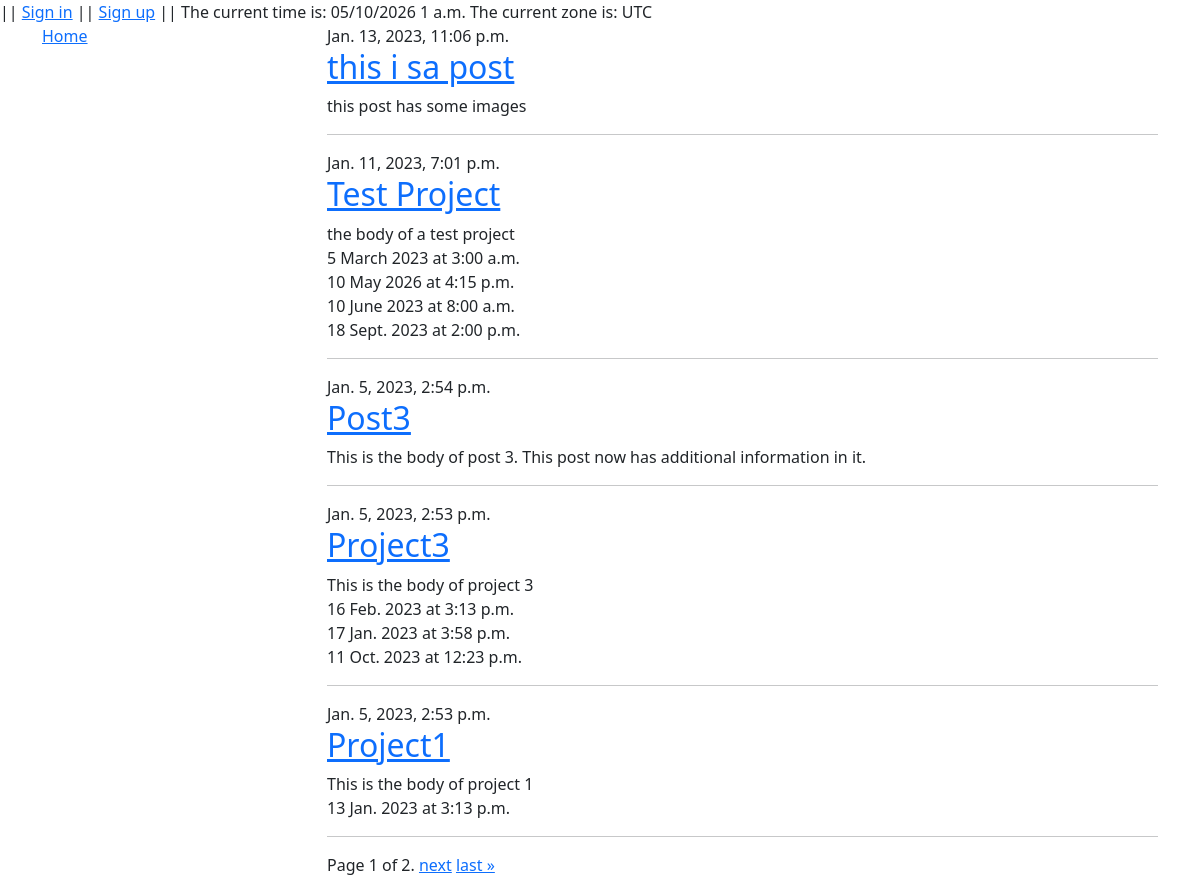
/Forum/postsby/1, run on an earlier commit of the app's database.
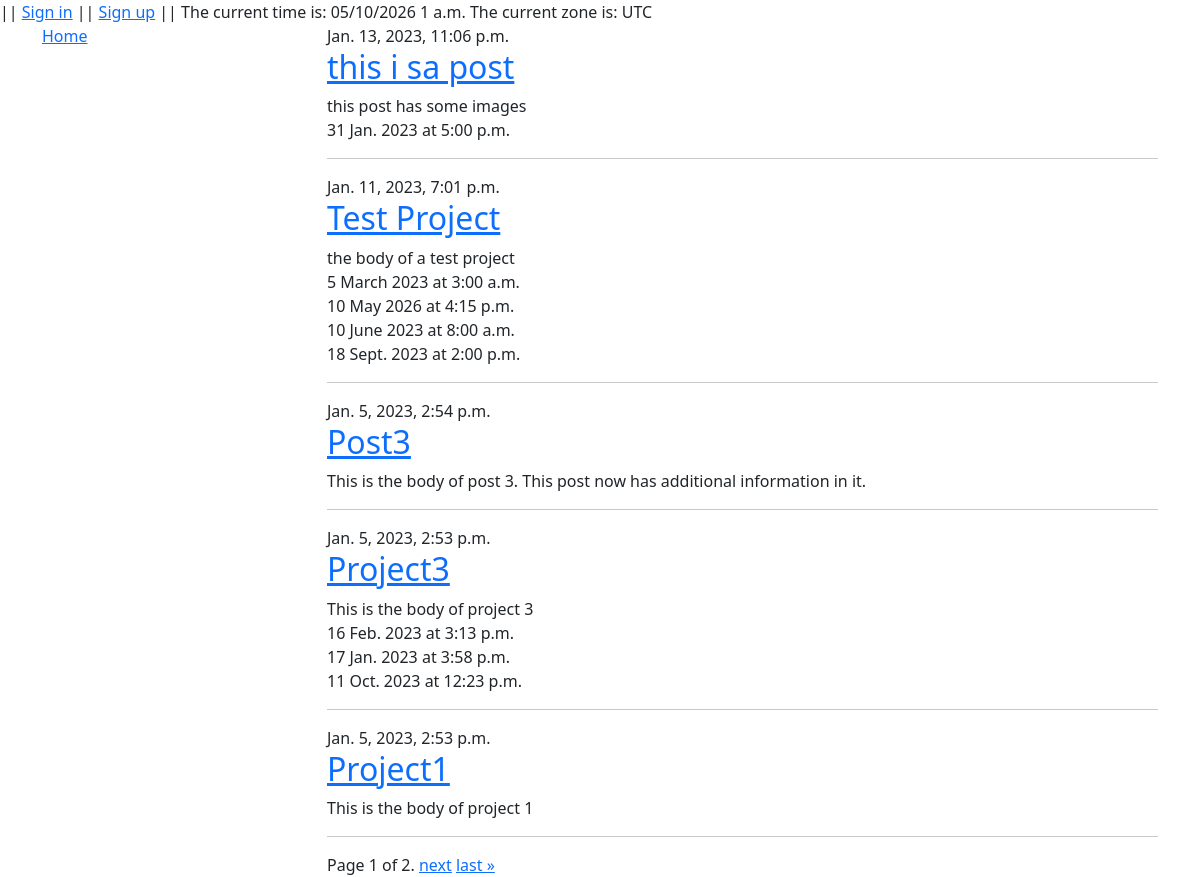
And on a later commit of the database.
### Forum/models.py (models this page shows, shortened)
class Post(models.Model):
    title = models.CharField(max_length=150)
    body = models.TextField(null=False, blank=False)
    timestamp = models.DateTimeField(auto_now_add=True, blank=True, null=True)
    is_project = models.BooleanField(default=False, null=False, blank=False, verbose_name="Make this a project")
    author = models.ForeignKey(Profile, on_delete=models.SET_NULL, null=True, related_name='written_posts')
    organization = models.ForeignKey(Organization, on_delete=models.CASCADE, null=True, related_name='our_posts')

class Event(models.Model):
    date = models.DateField(default=timezone.now, null=True, blank=True, validators=[MinValueValidator(timezone.now().date(), "valid values are not in the past")])
    time = models.TimeField(default=timezone.now, null=True, blank=True)
    open = models.BooleanField(default=True, null=False, blank=False)
    post = models.ForeignKey(Post, on_delete=models.CASCADE, related_name='project_times')
    @property
    def datetime(self):
        this_datetime = datetime.combine(self.date, self.time, timezone.utc)
        local_time = this_datetime.astimezone(timezone.get_current_timezone())
        date_str = format_date(local_time.date(), "j N Y")
        time_str = format_time(local_time.time(), 'g:i a')
        return f"{date_str} at {time_str}"

### Forum/views.py (the view)
# urls.py: path("postsby/<int:org_pk>", views.PostsByOrgView.as_view(), name="posts_by_org"),
class PostsByOrgView(ListView):
    model = Post
    paginate_by = PAGINATE_NO
    template_name = "Forum/main_pages/index.html"
    def get_queryset(self, *args, **kwargs):
        queryset = super(PostsByOrgView, self).get_queryset(*args, **kwargs)
        queryset = queryset.filter(organization = self.kwargs['org_pk'])
        return queryset.order_by("-timestamp")

### Forum/templates/Forum/main_pages/index.html (shortened to what this page needs)
{% extends "Forum/layouts/sidebar_layout.html" %}
{% load tz %}
{% block body %}
    {% for post in post_list %}
        <div>
            {{ post.timestamp }}
            <h2> <a href="{% url 'detail_view' pk=post.pk %}">{{ post.title }}</a> </h2>
            {{ post.body }}
            <br>
            {% if post.is_project %}
                {% for event in post.project_times.all %}
                    {% if event.open %}
                        {{ event.datetime }}
                        <br>
                    {% endif %}
                {% endfor %}
            {% endif %}
        </div>
        <hr>
    {% empty %}
        <p> Apologies, no posts were retrieved </p>
    {% endfor %}
{% endblock %}

What changed in the data, as far as the page shows it:
added Event: datetime "31 Jan. 2023 at 5:00 p.m.", shown under Post "this i sa post"
changed Post "Project1": loses Event (datetime "13 Jan. 2023 at 3:13 p.m.")
